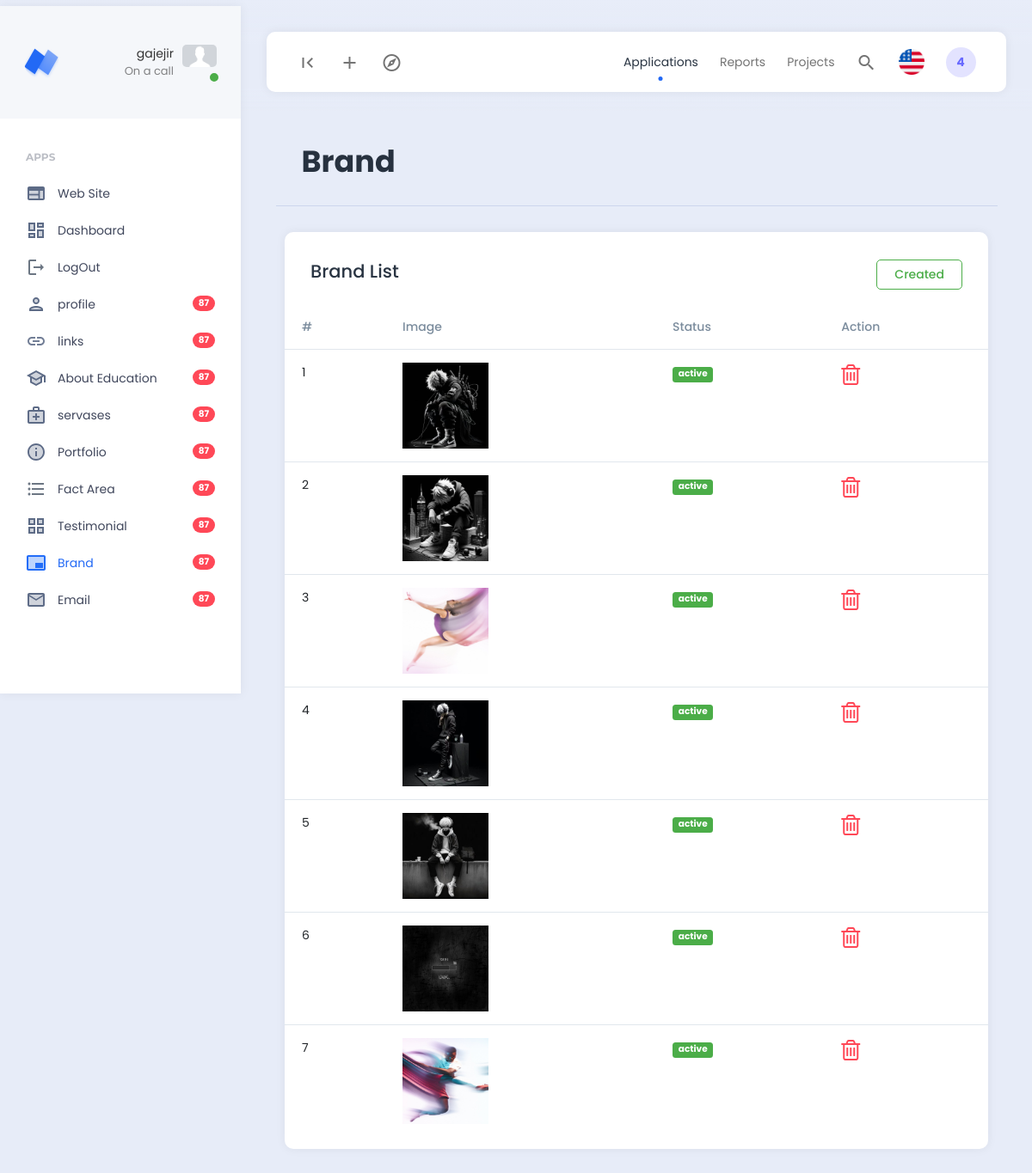
Screenshot of /Portfolio/dashbord/brand_area/brand.php (signed in) with the database file from the repository.
### tables this page shows
CREATE TABLE `register` (
  `id` int NOT NULL,
  `name` varchar(30) NOT NULL,
  `email` varchar(60) DEFAULT NULL,
  `image` varchar(200) NOT NULL DEFAULT 'profile.png',
  `password` varchar(40) DEFAULT NULL
);

CREATE TABLE `brand_area` (
  `id` int NOT NULL,
  `image` varchar(200) NOT NULL,
  `status` varchar(200) NOT NULL DEFAULT 'deactive'
);

### Portfolio/dashbord/brand_area/brand.php (the view)
<?php
    include "../master/header.php";
    include "../../config/config.php";
    $education = "SELECT * FROM brand_area";
    $regult = mysqli_query($conn,$education);
?>
<div class="row">
    <div class="col">
        <div class="page-description">
                <h1>Brand</h1>
        </div>
    </div>
    </div>
    <div class="container">
        <div class="row">
            <div class="col">
                <div class="card">
                    <div class="card-header d-flex justify-content-between align-items-center">
                    <h4>Brand List</h4>
                    <a href="create.php" type="submit" name="submit" class="btn btn-outline-success m-b-xs my-2">Created</a>
                    </div>
                    <table class="table">
                        <thead class="table-derk">
                            <tr>
                                <th scope="col">#</th>
                                <th scope="col">Image</th>
                                <th scope="col">Status</th>
                                <th scope="col">Action</th>
                            </tr>
                        </thead>
                        <tbody>
                        <?php
                        $num = 1;
                            foreach($regult as $regults):
                        ?>
                        <tr>
                            <td><?= $num ++;?></td>
                            <td><img src="../../public/brand_area/<?= $regults['image'];?>" alt="" width="100px"height="100px"></td>
                            <td><a href="store.php?status_id=<?= $regults['id'];?>" class="<?= ($regults['status'] == 'deactive') ? 'badge bg-danger text-white':'badge bg-success text-white' ?>"><?= $regults['status'];?></a></td>
                            <td>
                            <a href="store.php?delete_id=<?= $regults['id'];?>"><i class="fa fa-trash-o text-danger fa-2x"></i></a>
                            </td>
                        </tr>
                        <?php endforeach;?>
                    </tbody>
                </div>
            </div>
        </div>
    </div>
<?php
    include "../master/footer.php";
?>

### Portfolio/dashbord/master/header.php (shortened to what this page needs)
<?php
require "../../config/config.php";
 $explode = explode('/',$_SERVER['PHP_SELF']);
 $link =end($explode);
    $id = $_SESSION['auth_id'];
    $user_query = "SELECT * FROM register WHERE id='{$id}'";
    $user_connect = mysqli_query($conn,$user_query);
    $user = mysqli_fetch_assoc($user_connect);
?>
<!DOCTYPE html>
<html lang="en">
<head>
</head>
<body>
    <!DOCTYPE html>
<html lang="en">
<head>
    <link href="../../assets/plugins/bootstrap/css/bootstrap.min.css" rel="stylesheet">
    <link href="../../assets/plugins/perfectscroll/perfect-scrollbar.css" rel="stylesheet">
    <link href="../../assets/plugins/pace/pace.css" rel="stylesheet">
    <link rel="stylesheet" href="https://cdnjs.cloudflare.com/ajax/libs/font-awesome/4.7.0/css/font-awesome.css" />
    <link href="../../assets/css/main.min.css" rel="stylesheet">
    <link href="../../assets/css/custom.css" rel="stylesheet">
</head>
<body>
    <div class="app align-content-stretch d-flex flex-wrap">
        <div class="app-sidebar">
            <div class="logo">
                <a href="index.html" class="logo-icon"><span class="logo-text">Neptune</span></a>
                <div class="sidebar-user-switcher user-activity-online">
                    <a href="#">
                        <?php
                            if($user['image'] == "profile.png") : ?>
                            <img src="../../public/defualt/<?= $user['image']?>">
                        <?php else : ?>
                            <img src="../../public/profile/<?= $user['image']?>">
                        <?php endif;?>
                        <span class="activity-indicator"></span>
                        <span class="user-info-text"><?= (isset($_SESSION['temp_name'])) ? $_SESSION['temp_name'] : '';?><br><span class="user-state-info">On a call</span></span>
                    </a>
                </div>
            </div>
            <div class="app-menu">
                <ul class="accordion-menu">
                    <li class="sidebar-title">
                        Apps
                    </li>
                    <li class=" <?= ($link == 'index.php') ?'active-page' :'' ?>">
                        <a href="../../index.php" target="blank" class="active"><i class="material-icons-two-tone">web</i>Web Site</a>
                    </li>
                    <li class=" <?= ($link == 'home.php') ?'active-page' :'' ?>">
                        <a href="../home/home.php" class="active"><i class="material-icons-two-tone">dashboard</i>Dashboard</a>
                    </li>
                    <li class=" <?= ($link == '../logout/logout.php') ?'active-page' :'' ?>">
                        <a href="../logout/logout.php" class="active"><i class="material-icons-two-tone">logout</i>LogOut</a>
                    </li>
                    <li class=" <?= ($link == 'profile.php') ?'active-page' :'' ?>">
                        <a href="../profile/profile.php"><i class="material-icons-two-tone">person</i>profile<span class="badge rounded-pill badge-danger float-end">87</span></a>
                    </li>
                    <li class=" <?= ($link == 'links.php') ?'active-page' :'' ?>">
                        <a href="../links/links.php"><i class="material-icons-two-tone">link</i>links<span class="badge rounded-pill badge-danger float-end">87</span></a>
                    </li>
                    <li class=" <?= ($link == 'education.php') ?'active-page' :'' ?>">
                        <a href="../education/education.php"><i class="material-icons-two-tone">school</i>About Education<span class="badge rounded-pill badge-danger float-end">87</span></a>
                    </li>
                    <li class=" <?= ($link == 'serveses.php') ?'active-page' :'' ?>">
                        <a href="../serveses/serveses.php"><i class="material-icons-two-tone">medical_services</i>servases<span class="badge rounded-pill badge-danger float-end">87</span></a>
                    </li>
                    <li class=" <?= ($link == 'portfolio.php') ?'active-page' :'' ?>">
                        <a href="../portfolio/portfolio.php"><i class="material-icons-two-tone">info</i>Portfolio<span class="badge rounded-pill badge-danger float-end">87</span></a>
                    </li>
                    <li class=" <?= ($link == 'fact_area.php') ?'active-page' :'' ?>">
                        <a href="../fact_area/fact_area.php"><i class="material-icons-two-tone">format_list_bulleted</i>Fact Area<span class="badge rounded-pill badge-danger float-end">87</span></a>
                    </li>
                    <li class=" <?= ($link == 'testimonial.php') ?'active-page' :'' ?>">
                        <a href="../testimonial/testimonial.php"><i class="material-icons-two-tone">grid_view</i>Testimonial<span class="badge rounded-pill badge-danger float-end">87</span></a>
                    </li>
                    <li class=" <?= ($link == 'brand.php') ?'active-page' :'' ?>">
                        <a href="../brand_area/brand.php"><i class="material-icons-two-tone">branding_watermark</i>Brand<span class="badge rounded-pill badge-danger float-end">87</span></a>
                    </li>
                    <li class=" <?= ($link == 'email.php') ?'active-page' :'' ?>">
                        <a href="../email/email.php"><i class="material-icons-two-tone">email</i>Email<span class="badge rounded-pill badge-danger float-end">87</span></a>
                    </li>
                </ul>
            </div>
        </div>
        <div class="app-container">
            <div class="app-header">
                <nav class="navbar navbar-light navbar-expand-lg">
                    <div class="container-fluid">
                        <div class="navbar-nav" id="navbarNav">
                            <ul class="navbar-nav">
                                <li class="nav-item">
                                    <a class="nav-link hide-sidebar-toggle-button" href="#"><i class="material-icons">first_page</i></a>
                                </li>
                                <li class="nav-item dropdown hidden-on-mobile">
                                    <a class="nav-link dropdown-toggle" href="#" id="addDropdownLink" role="button" data-bs-toggle="dropdown" aria-expanded="false">
                                        <i class="material-icons">add</i>
                                    </a>
                                </li>
                                <li class="nav-item dropdown hidden-on-mobile">
                                    <a class="nav-link dropdown-toggle" href="#" id="exploreDropdownLink" role="button" data-bs-toggle="dropdown" aria-expanded="false">
                                        <i class="material-icons-outlined">explore</i>
                                    </a>
                                </li>
                            </ul>
                        </div>
                        <div class="d-flex">
                            <ul class="navbar-nav">
                                <li class="nav-item hidden-on-mobile">
                                    <a class="nav-link active" href="#">Applications</a>
                                </li>
                                <li class="nav-item hidden-on-mobile">
                                    <a class="nav-link" href="#">Reports</a>
                                </li>
                                <li class="nav-item hidden-on-mobile">
                                    <a class="nav-link" href="#">Projects</a>
                                </li>
                                <li class="nav-item">
                                    <a class="nav-link toggle-search" href="#"><i class="material-icons">search</i></a>
                                </li>
                                <li class="nav-item hidden-on-mobile">
                                    <a class="nav-link language-dropdown-toggle" href="#" id="languageDropDown" data-bs-toggle="dropdown"><img src="../../assets/images/flags/us.png" alt=""></a>
                                </li>
                                <li class="nav-item hidden-on-mobile">
                                    <a class="nav-link nav-notifications-toggle" id="notificationsDropDown" href="#" data-bs-toggle="dropdown">4</a>
                                </li>
                            </ul>
                        </div>
                    </div>
                </nav>
            </div>
            <div class="app-content">
                <div class="content-wrapper">
                    <div class="container">

### Portfolio/dashbord/master/footer.php (shortened to what this page needs)
</div>
                </div>
            </div>
        </div>
    </div>
</body>
</html>
</body>
</html>

### rows the page displays
register: image (placeholder picture)
brand_area: image (picture), status "active"
brand_area: image (picture), status "active"
brand_area: image (picture), status "active"
brand_area: image (picture), status "active"
brand_area: image (picture), status "active"
brand_area: image (picture), status "active"
brand_area: image (picture), status "active"

### other values shown
$_SESSION['temp_name'] "gajejir"
